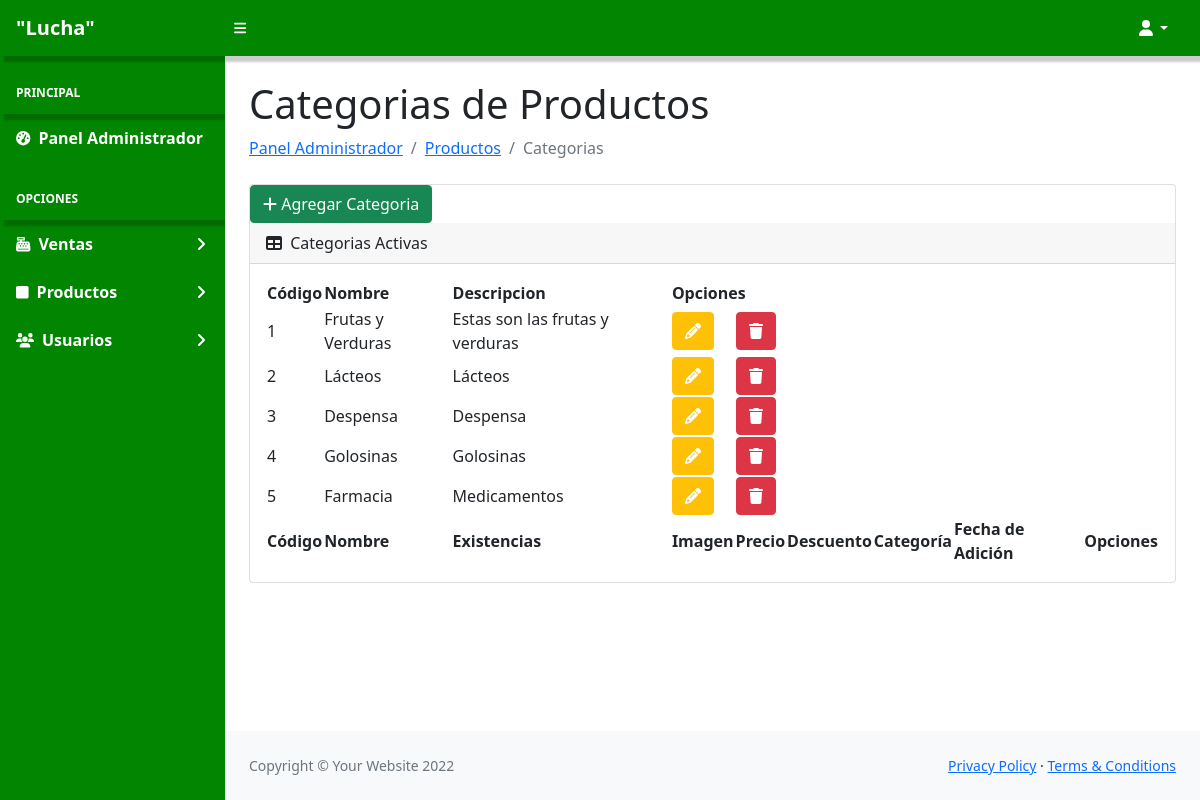
The app's page /PanelAdministrador/tables_categorias.php (signed in) with its own data.
### tables this page shows
CREATE TABLE IF NOT EXISTS `p_categoria` (
  `id_cat` int(11) NOT NULL AUTO_INCREMENT,
  `nombre_cat` varchar(100) DEFAULT 'Desconocido',
  `desc_cat` varchar(252) DEFAULT 'Sin descripción',
  PRIMARY KEY (`id_cat`)
);

### PanelAdministrador/tables_categorias.php (the view, shortened to what this page needs)
<?php
    include 'templates/navbar.php';
    include "../config/bd.php"
?>
<div id="layoutSidenav">
<div id="layoutSidenav_nav">
<?php
    include 'templates/menulateral.php';
?>
</div>
<div id="layoutSidenav_content">
<main>
    <div class="container-fluid px-4">
        <h1 class="mt-4">Categorias de Productos</h1>
        <ol class="breadcrumb mb-4">
            <li class="breadcrumb-item"><a href="index.php">Panel Administrador</a></li>
            <li class="breadcrumb-item active"><a href="tables_products.php">Productos</a></li>
            <li class="breadcrumb-item active">Categorias</li>
        </ol>
        <div class="card mb-4">
            <div class="col-md-4">
                <a class="btn btn-success" href="add_cat.php">
                    <i class="fa fa-plus" aria-hidden="true"></i>
                    Agregar Categoria
                </a>
            </div>
            <div class="card-header">
                <i class="fas fa-table me-1"></i>
                Categorias Activas
            </div>
            <div class="card-body">
                <table id="datatablesSimple">
                    <thead>
                        <tr>
                            <th>Código</th>
                            <th>Nombre</th>
                            <th>Descripcion</th>
                            <th colspan="2">Opciones</th>
                        </tr>
                    </thead>
                    <tbody>
                        <?php
                            $query = "SELECT * FROM p_categoria";
                            $result = $connect->query($query);
                            while ($row = $result->fetch_array())
                            {
                        ?>
                        <tr>
                            <td><?php echo $row['id_cat']?></td>
                            <td><?php echo $row['nombre_cat']?></td>
                            <td><?php echo $row['desc_cat']?></td>
                            <td>
                                <a class="btn btn-warning" style="color: white;" href="edit_cat.php?idcat=<?php echo $row['id_cat'];?>">
                                    <i class="fa fa-pencil" aria-hidden="true"></i>
                                </a>
                            </td>
                            <td>
                                <a class="btn btn-danger" style="color: white;" onclick="confirmDeleteCat('<?php echo $row['id_cat']?>')">
                                    <i class="fa fa-trash" aria-hidden="true"></i>
                                </a>
                            </td>
                        </tr>
                        <?php
                            }
                        ?>
                    </tbody>
                    <tfoot>
                        <tr>
                            <th>Código</th>
                            <th>Nombre</th>
                            <th>Existencias</th>
                            <th>Imagen</th>
                            <th>Precio</th>
                            <th>Descuento</th>
                            <th>Categoría</th>
                            <th>Fecha de Adición</th>
                            <th colspan="2">Opciones</th>
                        </tr>
                    </tfoot>
                </table>
            </div>
        </div>
    </div>
</main>
<?php
    include 'templates/footer.php';
?>

### records on screen
p_categoria: id_cat "1", nombre_cat "Frutas y Verduras", desc_cat "Estas son las frutas y verduras"
p_categoria: id_cat "2", nombre_cat "Lácteos", desc_cat "Lácteos"
p_categoria: id_cat "3", nombre_cat "Despensa", desc_cat "Despensa"
p_categoria: id_cat "4", nombre_cat "Golosinas", desc_cat "Golosinas"
p_categoria: id_cat "5", nombre_cat "Farmacia", desc_cat "Medicamentos"
